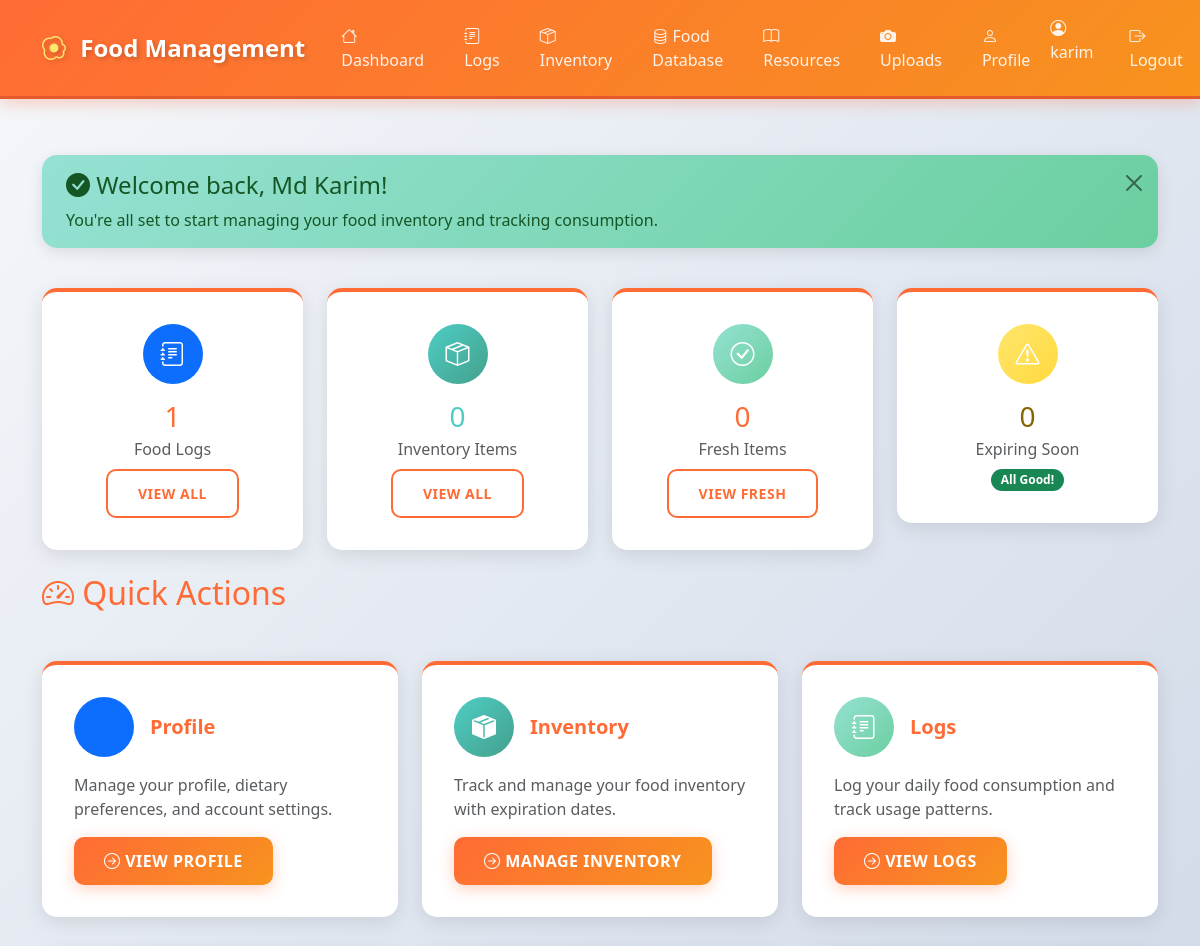
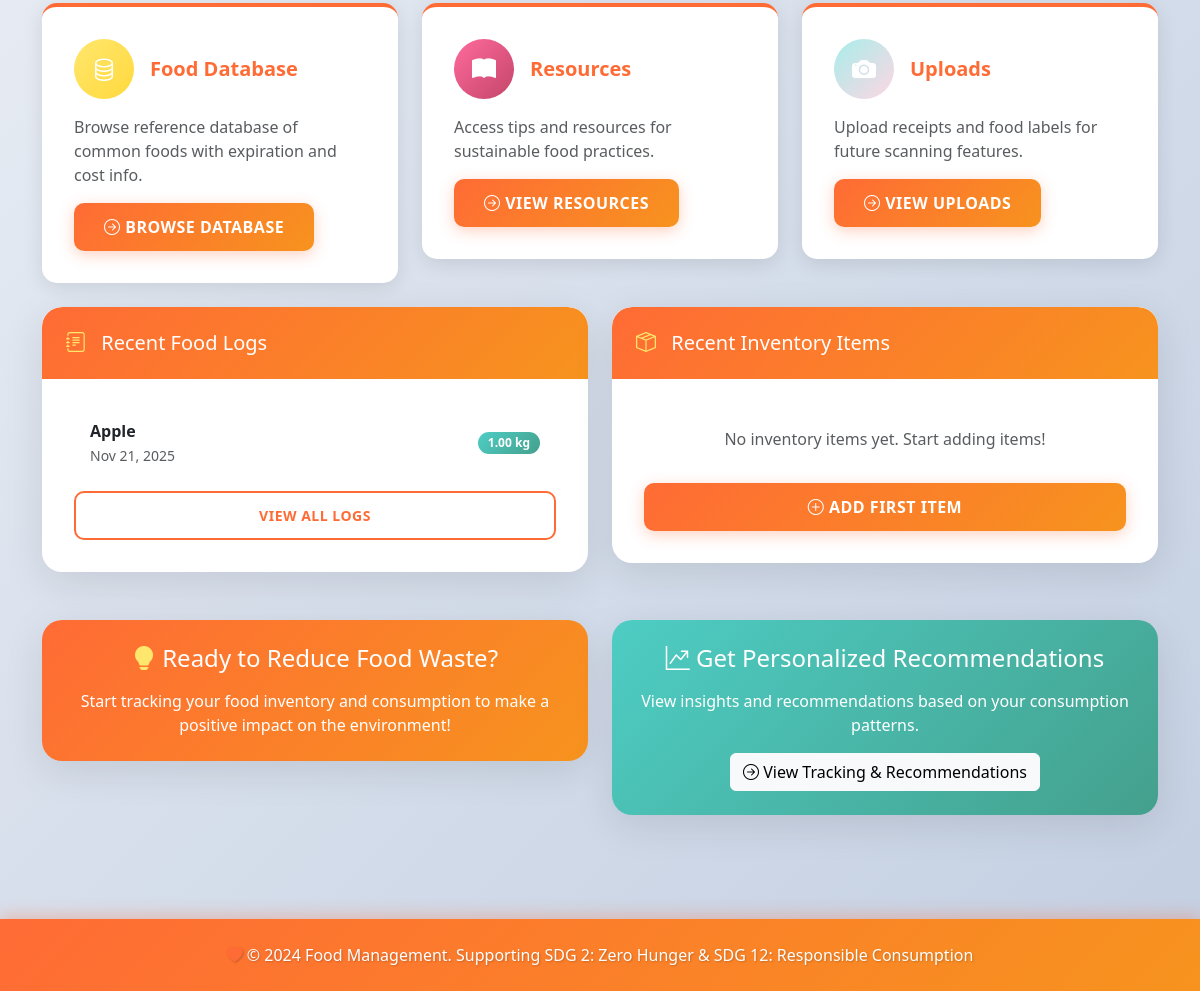
/dashboard/ (signed in), run on an earlier commit of the app's database (2 pictures, top to bottom).
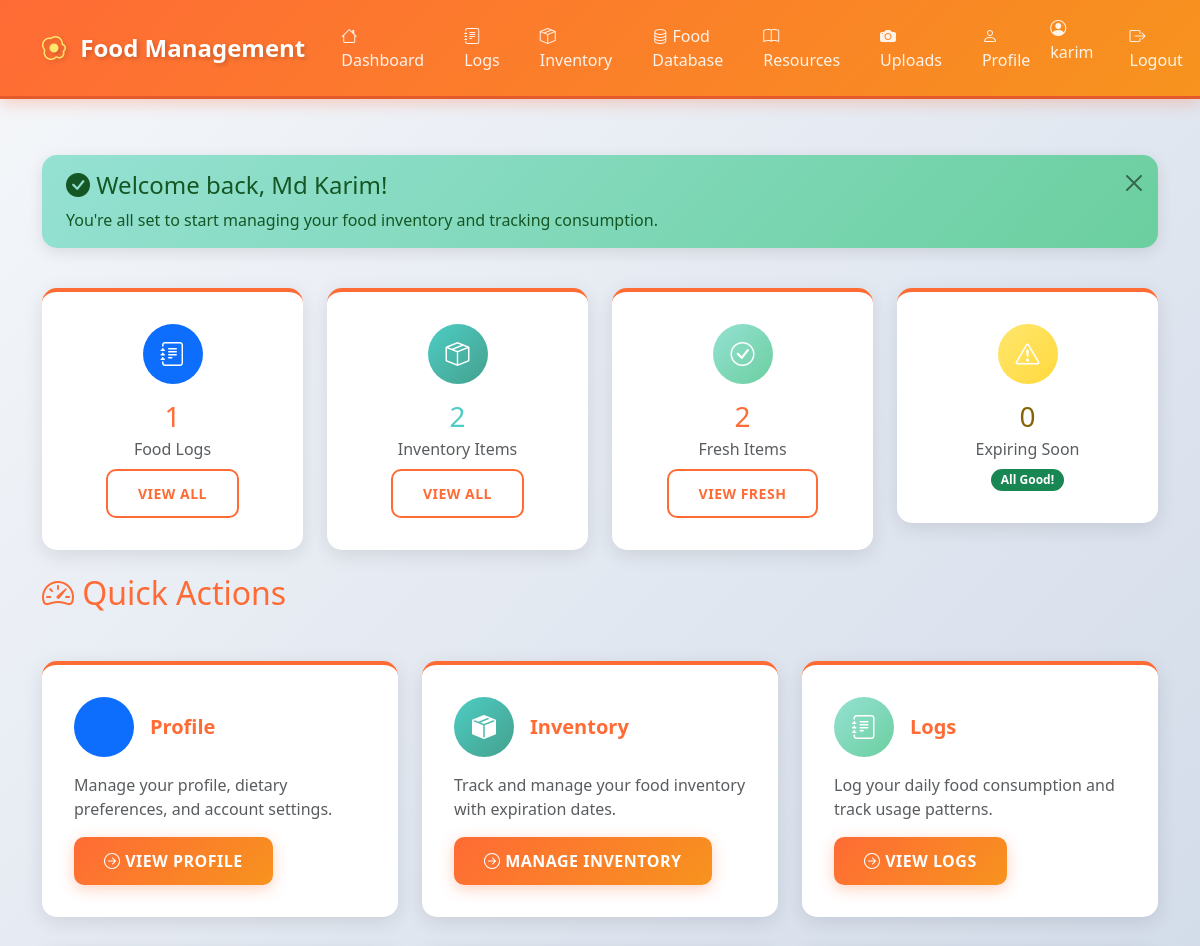
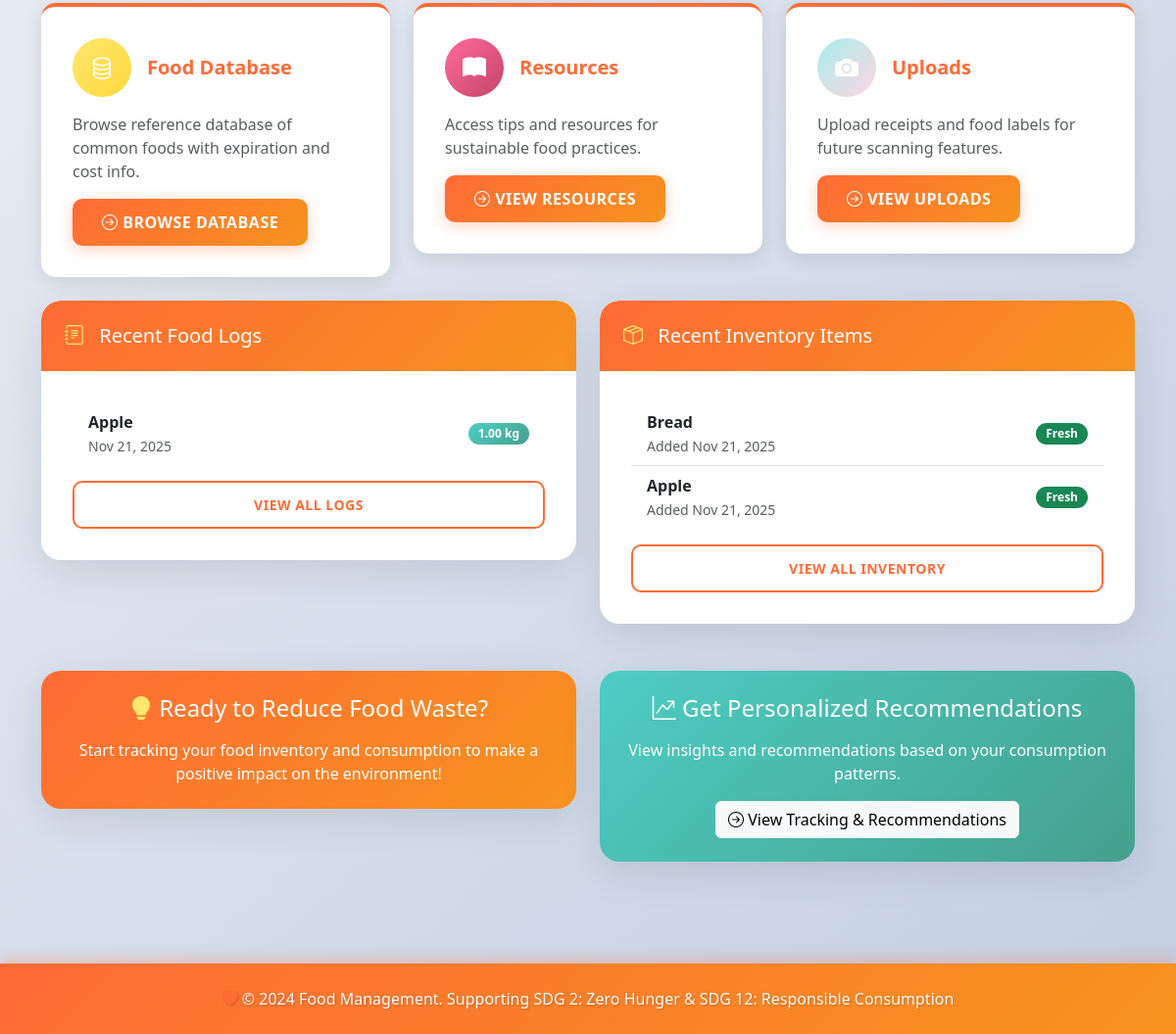
And on a later commit of the database (2 pictures, top to bottom).
### logs/models.py (models this page shows, shortened)
class FoodLog(models.Model):
    CATEGORY_CHOICES = [
        ('vegetable', 'Vegetable'),
        ('fruit', 'Fruit'),
        ('dairy', 'Dairy'),
        ('meat', 'Meat'),
        ('grain', 'Grain'),
        ('beverage', 'Beverage'),
        ('snack', 'Snack'),
        ('other', 'Other'),
    ]
    UNIT_CHOICES = [
        ('kg', 'Kilogram (kg)'),
        ('g', 'Gram (g)'),
        ('lb', 'Pound (lb)'),
        ('oz', 'Ounce (oz)'),
        ('l', 'Liter (l)'),
        ('ml', 'Milliliter (ml)'),
        ('cup', 'Cup'),
        ('piece', 'Piece'),
        ('serving', 'Serving'),
    ]
    user = models.ForeignKey(User, on_delete=models.CASCADE, related_name='food_logs')
    item_name = models.CharField(max_length=255, help_text="Name of the food item")
    quantity = models.DecimalField(
        max_digits=10,
        decimal_places=2,
        validators=[MinValueValidator(0)],
        help_text="Quantity consumed"
    )
    unit = models.CharField(max_length=20, choices=UNIT_CHOICES, default='piece')
    category = models.CharField(max_length=50, choices=CATEGORY_CHOICES, default='other')
    date_consumed = models.DateField(help_text="Date when the food was consumed")
    notes = models.TextField(blank=True, null=True, help_text="Additional notes about the consumption")
    created_at = models.DateTimeField(auto_now_add=True)
    updated_at = models.DateTimeField(auto_now=True)
    class Meta:
        verbose_name = "Food Log"
        verbose_name_plural = "Food Logs"
        ordering = ['-date_consumed', '-created_at']
        indexes = [
            models.Index(fields=['user', '-date_consumed']),
            models.Index(fields=['category']),
        ]

### inventory/models.py (models this page shows, shortened)
class InventoryItem(models.Model):
    CATEGORY_CHOICES = [
        ('vegetable', 'Vegetable'),
        ('fruit', 'Fruit'),
        ('dairy', 'Dairy'),
        ('meat', 'Meat'),
        ('grain', 'Grain'),
        ('beverage', 'Beverage'),
        ('snack', 'Snack'),
        ('frozen', 'Frozen'),
        ('canned', 'Canned'),
        ('other', 'Other'),
    ]
    UNIT_CHOICES = [
        ('kg', 'Kilogram (kg)'),
        ('g', 'Gram (g)'),
        ('lb', 'Pound (lb)'),
        ('oz', 'Ounce (oz)'),
        ('l', 'Liter (l)'),
        ('ml', 'Milliliter (ml)'),
        ('cup', 'Cup'),
        ('piece', 'Piece'),
        ('pack', 'Pack'),
    ]
    STATUS_CHOICES = [
        ('fresh', 'Fresh'),
        ('expiring_soon', 'Expiring Soon'),
        ('expired', 'Expired'),
        ('consumed', 'Consumed'),
    ]
    user = models.ForeignKey(User, on_delete=models.CASCADE, related_name='inventory_items')
    item_name = models.CharField(max_length=255, help_text="Name of the food item")
    quantity = models.DecimalField(
        max_digits=10,
        decimal_places=2,
        validators=[MinValueValidator(0)],
        help_text="Current quantity"
    )
    unit = models.CharField(max_length=20, choices=UNIT_CHOICES, default='piece')
    category = models.CharField(max_length=50, choices=CATEGORY_CHOICES, default='other')
    purchase_date = models.DateField(help_text="Date when the item was purchased")
    expiration_date = models.DateField(
        blank=True,
        null=True,
        help_text="Expected expiration date (optional)"
    )
    status = models.CharField(max_length=20, choices=STATUS_CHOICES, default='fresh')
    notes = models.TextField(blank=True, null=True, help_text="Additional notes")
    created_at = models.DateTimeField(auto_now_add=True)
    updated_at = models.DateTimeField(auto_now=True)
    class Meta:
        verbose_name = "Inventory Item"
        verbose_name_plural = "Inventory Items"
        ordering = ['expiration_date', 'item_name']
        indexes = [
            models.Index(fields=['user', 'status']),
            models.Index(fields=['expiration_date']),
            models.Index(fields=['category']),
        ]

### FoodManagement/views.py (the view)
# urls.py: path('dashboard/', views.dashboard_placeholder, name='dashboard_placeholder'),
@login_required
def dashboard_placeholder(request):
    user = request.user
    total_logs = FoodLog.objects.filter(user=user).count()
    total_inventory = InventoryItem.objects.filter(user=user).count()
    fresh_inventory = InventoryItem.objects.filter(user=user, status='fresh').count()
    expiring_soon = InventoryItem.objects.filter(user=user, status='expiring_soon').count()
    recent_logs = FoodLog.objects.filter(user=user).order_by('-date_consumed', '-created_at')[:5]
    recent_inventory = InventoryItem.objects.filter(user=user).order_by('-created_at')[:5]
    from resources.tracking import TrackingAnalyzer
    analyzer = TrackingAnalyzer(user)
    recommended_resources = analyzer.get_recommendations(limit=3)
    show_welcome = request.session.get('show_welcome', True)
    if show_welcome:
        request.session['show_welcome'] = False
    context = {
        'user': user,
        'total_logs': total_logs,
        'total_inventory': total_inventory,
        'fresh_inventory': fresh_inventory,
        'expiring_soon': expiring_soon,
        'recent_logs': recent_logs,
        'recent_inventory': recent_inventory,
        'recommended_resources': recommended_resources,
        'show_welcome': show_welcome,
    }
    return render(request, 'dashboard_placeholder.html', context)

### templates/dashboard_placeholder.html (shortened to what the changed rows need)
{% extends 'base.html' %}
{% block content %}
<div class="row g-4 mb-4">
    <div class="col-md-3">
        <div class="dashboard-card text-center">
            <div class="rounded-circle text-white d-flex align-items-center justify-content-center mx-auto mb-3" style="width: 60px; height: 60px; font-size: 1.5rem; background: var(--gradient-secondary);">
                <i class="bi bi-box-seam"></i>
            </div>
            <h3 class="mb-1" style="color: var(--secondary-color);">{{ total_inventory }}</h3>
            <p class="text-muted mb-0">Inventory Items</p>
            <a href="{% url 'inventory:list' %}" class="btn btn-sm btn-outline-primary mt-2">View All</a>
        </div>
    </div>
    <div class="col-md-3">
        <div class="dashboard-card text-center">
            <div class="rounded-circle text-white d-flex align-items-center justify-content-center mx-auto mb-3" style="width: 60px; height: 60px; font-size: 1.5rem; background: var(--gradient-success);">
                <i class="bi bi-check-circle"></i>
            </div>
            <h3 class="mb-1" style="color: var(--primary-color);">{{ fresh_inventory }}</h3>
            <p class="text-muted mb-0">Fresh Items</p>
            <a href="{% url 'inventory:list' %}?status=fresh" class="btn btn-sm btn-outline-primary mt-2">View Fresh</a>
        </div>
    </div>
</div>
<div class="row mb-4">
    <div class="col-12">
        <h2 class="text-primary-custom mb-4">
            <i class="bi bi-speedometer2"></i> Quick Actions
        </h2>
    </div>
</div>
<div class="row mt-4">
    <div class="col-md-6">
        <div class="card">
            <div class="card-body">
                {% if recent_logs %}
                    <div class="list-group list-group-flush">
                        {% for log in recent_logs %}
                        <div class="list-group-item">
                            <div class="d-flex justify-content-between align-items-center">
                                <div>
                                    <strong>{{ log.item_name }}</strong>
                                    <br><small class="text-muted">{{ log.date_consumed|date:"M d, Y" }}</small>
                                </div>
                                <span class="badge" style="background: var(--gradient-secondary);">
                                    {{ log.quantity }} {{ log.unit }}
                                </span>
                            </div>
                        </div>
                        {% endfor %}
                    </div>
                {% else %}
                    <p class="text-muted text-center py-3">No food logs yet. Start logging your consumption!</p>
                    <a href="{% url 'logs:create' %}" class="btn btn-primary w-100">
                        <i class="bi bi-plus-circle"></i> Create First Log
                    </a>
                {% endif %}
            </div>
        </div>
    </div>
    <div class="col-md-6">
        <div class="card">
            <div class="card-body">
                {% if recent_inventory %}
                    <div class="list-group list-group-flush">
                        {% for item in recent_inventory %}
                        <div class="list-group-item">
                            <div class="d-flex justify-content-between align-items-center">
                                <div>
                                    <strong>{{ item.item_name }}</strong>
                                    <br><small class="text-muted">Added {{ item.created_at|date:"M d, Y" }}</small>
                                </div>
                                <span class="badge {% if item.status == 'fresh' %}bg-success{% elif item.status == 'expiring_soon' %}bg-warning{% elif item.status == 'expired' %}bg-danger{% else %}bg-secondary{% endif %}">
                                    {{ item.get_status_display }}
                                </span>
                            </div>
                        </div>
                        {% endfor %}
                    </div>
                    <div class="mt-3">
                        <a href="{% url 'inventory:list' %}" class="btn btn-sm btn-outline-primary w-100">
                            View All Inventory
                        </a>
                    </div>
                {% else %}
                    <p class="text-muted text-center py-3">No inventory items yet. Start adding items!</p>
                    <a href="{% url 'inventory:create' %}" class="btn btn-primary w-100">
                        <i class="bi bi-plus-circle"></i> Add First Item
                    </a>
                {% endif %}
            </div>
        </div>
    </div>
</div>
{% endblock %}

What changed in the data, as far as the page shows it:
added InventoryItem: item_name "Bread", created_at "Nov 21, 2025", status "Fresh"
added InventoryItem: item_name "Apple", created_at "Nov 21, 2025", status "Fresh"
Also different on the page:
{{ total_inventory }}: "0" → "2"
{{ fresh_inventory }}: "0" → "2"
text no longer shown: "No inventory items yet. Start adding items! ADD FIRST ITEM"
text now shown: "VIEW ALL INVENTORY"
